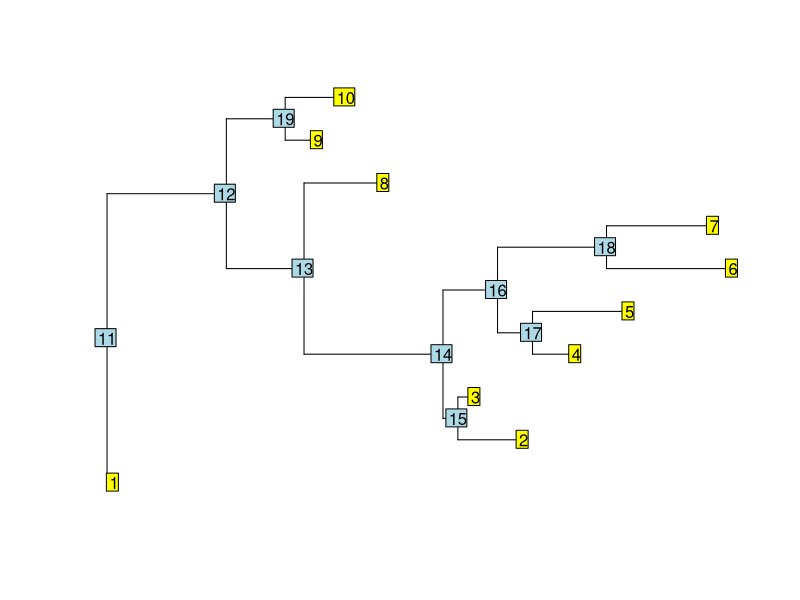

The R source for this figure:
library(phangorn)


### Name: Ancestors
### Title: tree utility function
### Aliases: Ancestors allDescendants Children Descendants Siblings
###   mrca.phylo
### Keywords: internal misc

### ** Examples


tree <- rtree(10)
plot(tree, show.tip.label = FALSE)
nodelabels()
tiplabels()
Ancestors(tree, 1:3, "all")
Children(tree, 11)
Descendants(tree, 11, "tips")
Siblings(tree, 3)
# Siblings of all nodes
Siblings(tree)
mrca.phylo(tree, 1:3)
mrca.phylo(tree, match(c("t1", "t2", "t3"), tree$tip))
mrca.phylo(tree)
# same as mrca(tree), but faster for large trees
